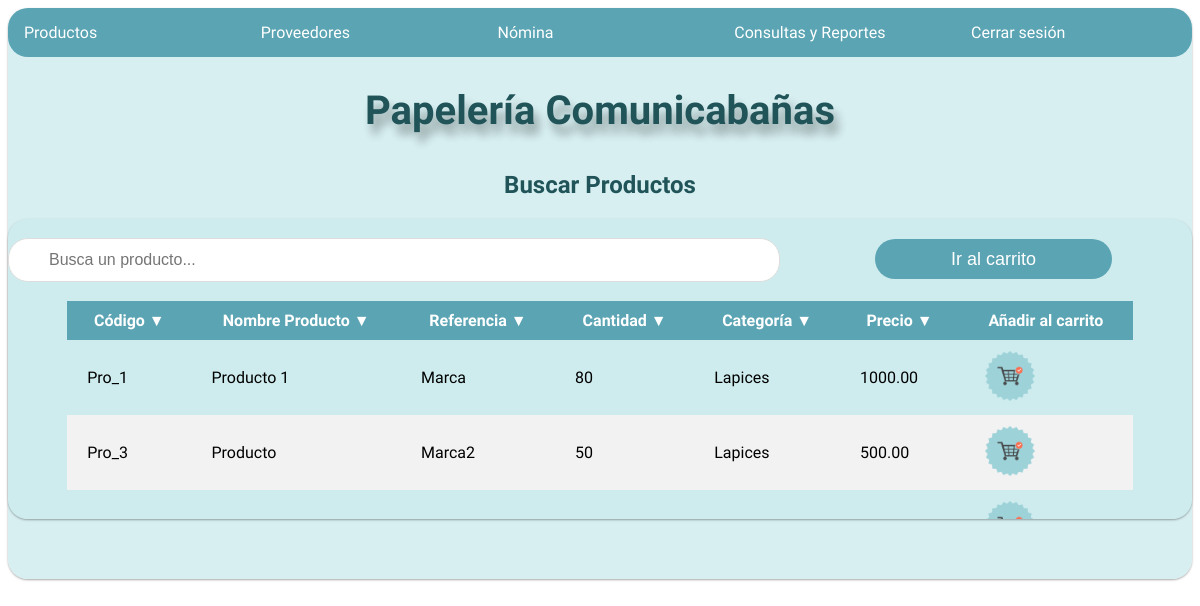
Page /cart/ on the committed database.
### Datos/models.py (models this page shows)
class Producto(models.Model):
    Codigo = models.CharField(max_length=20, primary_key=True)
    Nombre = models.CharField(max_length=50)
    Referencia = models.CharField(max_length=50)
    Categoria = models.CharField(max_length=50)
    Precio = models.DecimalField(max_digits=10, decimal_places=2)
    Existencia = models.IntegerField()
    def __str__(self):
        return self.Codigo + '%' + self.Nombre + '%' + self.Referencia + '%' + self.Categoria + '%' + str(self.Precio) + '%' + str(self.Existencia)

### Papeleria/views.py (the view)
# urls.py: path('cart/',v.cart, name= 'cart'),
def cart(request, categoria=None):
    if checkLG():
        if categoria is None:
            productos = Producto.objects.all()
            return render(request, 'Search.html',{'productos': productos})
        else:
            productos = Producto.objects.filter(Categoria=categoria)
            return render(request, 'Search.html',{'productos': productos})
    return render(request, 'login.html')

### Papeleria/views.py (called while the page is built)
def checkLG():
    empleados = Empleado.objects.all()
    for empleado in empleados:
        if empleado.logged == True:
            return True
    return False

### Papeleria/Templates/Search.html (shortened to what this page needs)
{% extends "Base.html" %}
{% load static %}
{% block content %}
<head>
    <link rel="stylesheet" href='{% static "css/Regispro.css" %}'>
</head>
<header style="text-align: center;">
    <h2 class=" subtitle" style=" padding-top: 10px; color:#205459" >Buscar Productos</h2>
</header>
<div class ="row center-xs" >
    <div id = "divtable" class="card col-md-10 col-sm-10 col-xs-10  ">
        <table id="tableProductos">
            <br>
            <input type="text" id="myInput" onkeyup="myFunction()" placeholder="Busca un producto...">
            <a href="/checkout/"><button id="cartbutton">Ir al carrito</button></a>
            <br>
            <br>
            <thead>
                <tr>
                    <th data-numeric = "0" data-column= "0" data-order="desc">Código &#9660</th>
                    <th data-numeric = "0" data-column= "1" data-order="desc">Nombre Producto &#9660</th>
                    <th data-numeric = "0" data-column= "2" data-order="desc">Referencia &#9660</th>
                    <th data-numeric = "1" data-column= "3" data-order="desc">Cantidad &#9660</th>
                    <th data-numeric = "0" data-column= "4" data-order="desc">Categoría &#9660</th>
                    <th data-numeric = "1" data-column= "5" data-order="desc">Precio &#9660</th>
                    <th>Añadir al carrito</th>
                </tr>
            </thead>
            <tbody>
            {% for producto in productos %}
            <tr>
                <td >{{producto.Codigo}}</td>
                <td >{{ producto.Nombre }}</td>
                <td >{{ producto.Referencia }}</td>
                <td >{{ producto.Existencia }}</td>
                <td >{{ producto.Categoria }}</td>
                <td >{{ producto.Precio }}</td>
                <td><button onclick="addItem('{{producto}}')" class="btnimg" type="submit"><img src="{% static 'images/cart.png' %}" alt="x" /></button></td>
            </tr>
            {% endfor %}
            </tbody>
        </table>
    </div>
</div>
{% endblock %}

### Papeleria/Templates/Base.html (shortened to what this page needs)
{% load static %}
<!DOCTYPE html>
<html lang="en">
<head>
    <link rel="stylesheet" href='{% static "css/StylesProductos.css" %}'>
    <link rel="stylesheet" href="https://cdnjs.cloudflare.com/ajax/libs/animate.css/3.5.2/animate.min.css">
    <link rel="stylesheet" href="https://cdnjs.cloudflare.com/ajax/libs/flexboxgrid/6.3.1/flexboxgrid.min.css">
</head>
<body>
    <div class="row main-container center-xs">
        <div class="col-md-12 col-sm-12 col-xs-12">
            <div class="body card animated flipInX">
                <header >
                    <nav class="Navegacion">
                        <ul class="Menu">
                            <li><a href="{% url 'productos' %}">Productos</a>
                            </li>
                            <li><a href='#'>Proveedores</a>
                            </li>
                            <li><a href="#">Nómina</a>
                            </li>
                            <li><a href="{% url 'consultas' %}">Consultas y Reportes</a></li>
                            <li><a href="{% url 'logout' %}">Cerrar sesión</a></li>
                        </ul>
                    </nav>
                </header>
                <div class="menu">
                    <header style="text-align: center;">
                        <h1 class="title" style="padding-top: 10px; color:#205459;">Papelería Comunicabañas</h1>
                    </header>
                </div>
                {% block content %}
                {% endblock %}
            </div>
        </div>
    </div>
</body>
</html>

### Papeleria/static/css/StylesProductos.css (style rules this page uses)
body { font-family:'Ubuntu', sans-serif; }
.body { padding-bottom: 60px; }
.title { font-size:2.5em; margin-top: 20px; text-shadow: 5px 10px 10px rgba(0, 0, 0, 0.12), 5px 10px 10px rgba(0, 0, 0, 0.24); }
.Navegacion { border-radius: 20px; background-color:#5BA4B3; width: 100%; }
.Navegacion ul { list-style: none; margin: 0; padding:0; }
.Menu > li { display: inline-block; width: 20%; margin-left: -4px; }
.Menu > li > a { display: block; padding: 15px 20px; text-decoration: none; font-family:'Ubuntu', sans-serif; color: white; }
.card { border-radius: 20px; background-color: rgba(204, 235, 237, 0.781); box-shadow: 0 1px 3px rgba(0, 0, 0, 0.12), 0 1px 2px rgba(0, 0, 0, 0.24); }
#divtable { overflow: scroll; height: 300px; width: 100%; }
table { width: 90%; border: 20px darkgray; border-collapse: collapse ; margin-left: 5%; margin-right: 5%; margin-bottom: 20px; }
tr:nth-child(even) { background-color: #f2f2f2; }
td, th { padding-left: 20px; padding-right: 20px; padding-top: 10px; padding-bottom: 10px; width: auto !important; white-space: nowrap; }
th { background-color: #5BA4B3; cursor: pointer; user-select: none; color:white; }

### Papeleria/static/css/Regispro.css (style rules this page uses)
#myInput { width: 60%; font-size: 16px; padding: 12px 20px 12px 40px; border: 1px solid #ddd; border-radius: 20px; }
#cartbutton { background-color: #5BA4B3; cursor: pointer; margin-left: 8%; border-radius: 20px; border:none; height: 40px; color: white; font-size: 18px; width: 20%; }
img { width: 50px; }
.btnimg { cursor:pointer; border-radius: 50%; height: fit-content; width:fit-content; background-color: transparent; border:none; }

### rows in the picture
Producto: Codigo "Pro_1", Nombre "Producto 1", Referencia "Marca", Existencia "80", Categoria "Lapices", Precio "1000.00"
Producto: Codigo "Pro_3", Nombre "Producto", Referencia "Marca2", Existencia "50", Categoria "Lapices", Precio "500.00"
